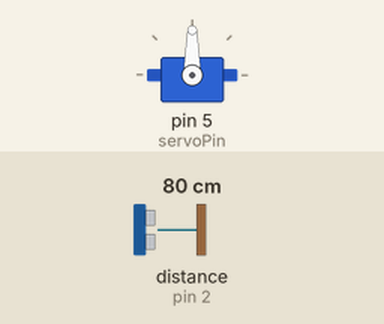
Simulated run of this sketch. Board: Arduino Uno, built with avr-gcc and run on an emulated ATmega328P. Parts: servo. Wiring (inferred from the names in the program): ultrasonic range finder: trigger pin 3; echo pin 2. The test bench sets the inputs (shaded band); at power-on: distance to the obstacle (sensor on pin 2) 80 cm. The echo pulse lasts 58.3 µs per cm; what the sketch prints to the serial monitor is not drawn.

Above: at 0.1 s.
At 1.2 s:
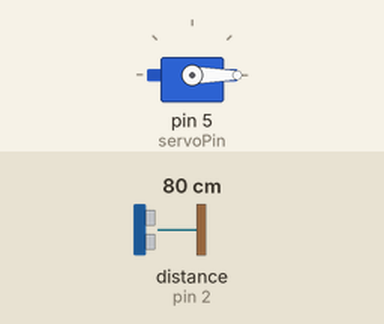
1.3 s: distance to the obstacle (sensor on pin 2) set to 10 cm
4.3 s: distance to the obstacle (sensor on pin 2) set to 7 cm
At 5.7 s:
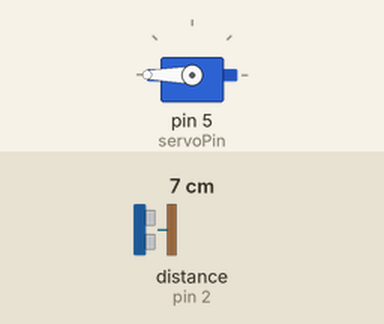
Timing chart, 0 to 7.3 s (numbered marks = the images above; inputs shaded):
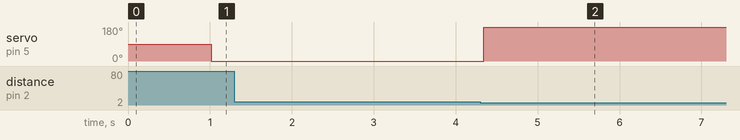

The sketch:

firmware.ino
```cpp
#include <Servo.h>

// defines constants
#define echoPin 2 // attach pin D2 Arduino to pin Echo of HC-SR04
#define trigPin 3 //attach pin D3 Arduino to pin Trig of HC-SR04
#define powerPin 4 //attach ping D4 Arduino to pin VCC of HC-SR04
#define servoPin 5 //signal wire for servo
#define keyPin 6 //key on charge discharge module
#define range 8 // cm
#define downAngle 180 //degrees
#define upAngle 0 //degrees

// defines variables
long duration; // variable for the duration of sound wave travel
int distance; // variable for the distance measurement

Servo servo;

unsigned long lastTimeDown;
bool isUp = true;

void setup() {
  pinMode(trigPin, OUTPUT); // Sets the trigPin as an OUTPUT
  pinMode(echoPin, INPUT); // Sets the echoPin as an INPUT
  pinMode(powerPin, OUTPUT);
  pinMode(keyPin, OUTPUT);
  digitalWrite(powerPin, HIGH);
  digitalWrite(keyPin, LOW); // if this doesn't work, try triggering it
  servo.attach(servoPin);

  Serial.begin(9600); // // Serial Communication is starting with 9600 of baudrate speed
  Serial.println("Ultrasonic Sensor HC-SR04 Test"); // print some text in Serial Monitor

}
void loop() {
  // Clears the trigPin condition
  digitalWrite(trigPin, LOW);
  delayMicroseconds(2);
  // Sets the trigPin HIGH (ACTIVE) for 10 microseconds
  digitalWrite(trigPin, HIGH);
  delayMicroseconds(10);
  digitalWrite(trigPin, LOW);
  /*
  digitalWrite(keyPin, HIGH);
  delayMicroseconds(2);
  digitalWrie(keyPin, LOW);
  delayMicroseconds(10);
  digitalWrite(keyPin, HIGH)
  */
  //sound wave travel time in microseconds
  duration = pulseIn(echoPin, HIGH);
  // Calculating the distance
  distance = duration * 0.034 / 2; // Speed of sound wave divided by 2 (go and back)
  Serial.print("Distance: ");
  Serial.print(distance);
  Serial.print(" cm");
  Serial.print(" Status: " + String(isUp));


  if (distance < range) {
    lastTimeDown = millis();
    Serial.print(", Writing: ");
    servo.write(downAngle);
    Serial.println(downAngle);
    isUp = false;
  }
  if (millis() - lastTimeDown > 1000) {

    Serial.print(", Writing: ");
    servo.write(upAngle);
    Serial.println(upAngle);
    isUp = true;
  }
}
```

Measured:
- the behaviour switches between 9 and 8 cm on distance to the obstacle (sensor on pin 2) (found by bisection; images 1 and 2)
- after the input at 1.3 s, every drawn part: stays the same
- after the input at 4.3 s, servo on pin 5 (servoPin): 0° → 180° at once
